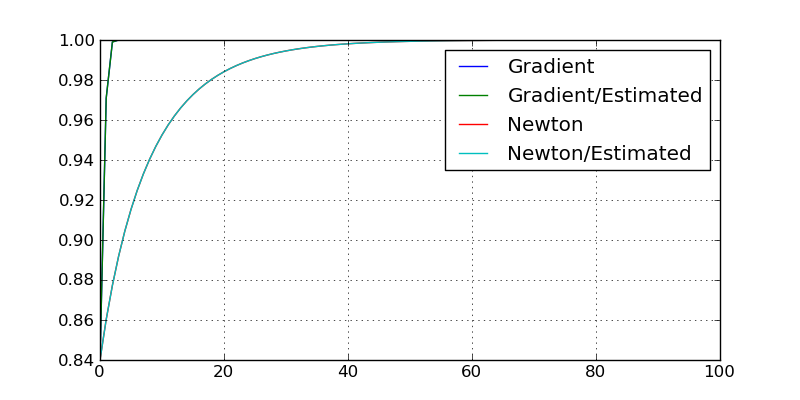

This figure's Python source:
################################################################################
# Peach - Computational Intelligence for Python
# Jose Alexandre Nalon
#
# This file: derivative-optmization.py
# Simple optimization of one-variable functions by derivative methods
################################################################################


# We import numpy for arrays and peach for the library. Actually, peach also
# imports the numpy module, but we want numpy in a separate namespace:
from numpy import *
import peach as p

# The Rosenbrock function will be used to test the optimizers. This is a
# simplified version, which allows faster convergence, and it serves only the
# purposes of testing.
def f(x):
    return (1.-x)**2. + (1.-x*x)**2.

# The derivative of the Rosenbrock function. This is used in the Gradient and
# Newton search methods.
def df(x):
    return -2.*(1.-x) - 4.*(1.-x*x)*x

# The second derivative of the Rosenbrock function. Used in Newton method.
def ddf(x):
    return 2. - 4.*(1. - 3.*x*x)

# We will allow no more than 100 iterations. For the simplified Rosenbrock
# function, no more than that will be needed.
iMax = 100

# Gradient optimizer. To create an optimizer, we declare the function to be
# optimized and the first estimate. Depending on the algorithm, other parameters
# are available. Please, consult the documentation for more information.
grad = p.Gradient(f, 0.84, df)
xd = [ 0.84 ]
i = 0
while i < iMax:
    x, e = grad.step()
    xd.append(x)
    i = i + 1
xd = array(xd)

# Gradient optimizer with estimated gradient
grad2 = p.Gradient(f, 0.84)
xe = [ 0.84 ]
i = 0
while i < iMax:
    x, e = grad2.step()
    xe.append(x)
    i = i + 1
xe = array(xe)

# Newton optimizer with explicit declaration of derivatives
newton = p.Newton(f, 0.84, df, ddf)
xn = [ 0.84 ]
i = 0
while i < iMax:
    x, e = newton.step()
    xn.append(x)
    i = i + 1
xn = array(xn)

# Newton optimizer with estimated gradient and hessian
newton2 = p.Newton(f, 0.84)
xq = [ 0.84 ]
i = 0
while i < iMax:
    x, e = newton2.step()
    xq.append(x)
    i = i + 1
xq = array(xq)

# If the system has the plot package matplotlib, this tutorial tries to plot
# and save the convergence of synaptic weights and error. The plot is saved in
# the file ``derivative-optimization.png``.
try:
    from matplotlib import *
    from matplotlib.pylab import *

    vsize = 4
    figure(1).set_size_inches(8, 4)
    a1 = axes([ 0.125, 0.10, 0.775, 0.8 ])

    a1.hold(True)
    a1.grid(True)
    a1.plot(xd)
    a1.plot(xe)
    a1.plot(xn)
    a1.plot(xq)
    a1.legend([ "Gradient", "Gradient/Estimated", "Newton",
        "Newton/Estimated" ])
    savefig("derivative-optimization.png")

except ImportError:
    print "Gradient Optimizer: ", xd[-1]
    print "Gradient Optimizer with estimated derivatives: ", xe[-1]
    print "Newton Optimizer: ", xn[-1]
    print "Newton Optimizer with estimated derivatives: ", xq[-1]